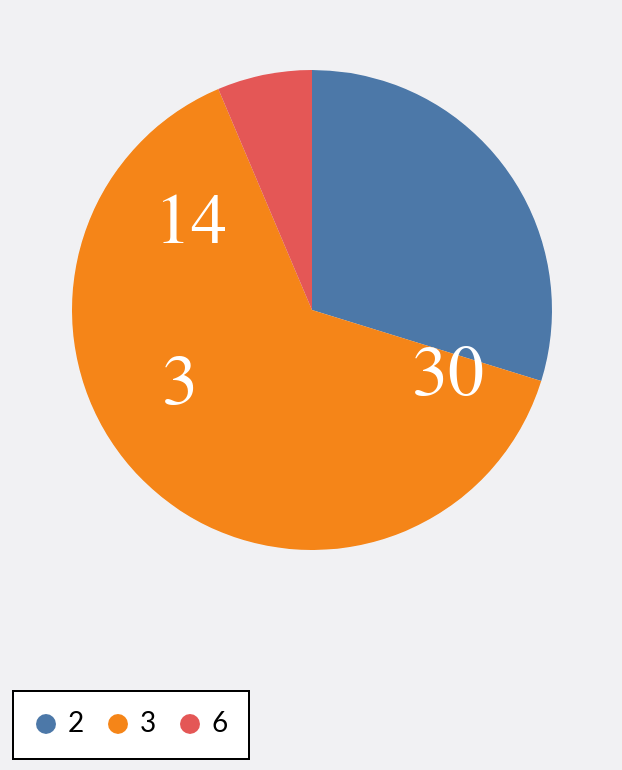

This figure's notebook cell:
### Code cell
p = "Dan Billin"

def squad_pie(p):
    base = (
        alt.Chart(players_agg_df).encode(
            theta=alt.Theta("sum(TotalGames)").stack(True),
            color=alt.Color("Squad:N", scale=squad_scale, legend=alt.Legend(title=None, labelExpr="datum.label + ' XV'"))
        )
        .transform_filter(f"datum.Player === '{p}'")
        .transform_calculate(label="datum.Squad + ' XV'")
    )

    pie = base.mark_arc(outerRadius=120, opacity=0.8)
    text1 = base.mark_text(radius=75, size=36).encode(
        theta=alt.Theta("sum(TotalGames)", stack=True),
        text=alt.Text("sum(TotalGames)"), 
        detail="Squad:N",
        color=alt.value("white")
    )
    text2 = base.mark_text(radius=150, size=24).encode(
        theta=alt.Theta("sum(TotalGames)", stack=True),
        text=alt.Text("label:N"),
        detail="Squad:N",
    )

    return pie + text1 + text2

position_order = ["Prop", "Hooker", "Second Row", "Back Row", "Scrum Half", "Fly Half", "Centre", "Back Three"]
position_color = ["#202947", "#146f14", "#981515", "#b03030"]

def position_pie(p):
    base = (
        alt.Chart(players_df)
        .transform_calculate(posi=f"indexof({position_order}, datum.Position)")
        .encode(
            theta=alt.Theta("count()").stack(True),
            color=alt.Color(
                "Position:N"
                legend=alt.Legend(title=None, orient="bottom", offset=40), 
                scale=alt.Scale()
            )
        )
        .transform_filter(f"datum.Player === '{p}' & isValid(datum.Position)")
    )

    pie = base.mark_arc(outerRadius=120)
    text = base.mark_text(radius=75, size=36).encode(
        theta=alt.Theta("count()", stack=True),
        text=alt.Text("count()"), 
        color=alt.value("white"),
        detail="Position:N"
    )

    return (pie + text).transform_filter(f"datum.Player === '{p}'")

def games(p):
    bar = (
        alt.Chart(players_agg_df).encode(
            x=alt.X("Date:T", title="Date"),
            y=alt.Y("count()", title="Games Played"),
            color=alt.Color("Position:N", scale=position_scale)
        )
        .transform_filter(f"datum.Player === '{p}'")
        .mark_bar()
    )

position_pie(p)
# squad_pie(p)

### Figure 1 — Vega-Lite specification as saved in the notebook (floating-point values rounded to 4 significant figures; data arrays with more than 128 entries replaced by an {"elided": "..."} marker saying what was removed)
{"config": {"axis": {"labelFont": "Lato, sans-serif", "titleFont": "PT Sans Narrow, Helvetica Neue, Helvetica, Arial, sans-serif", "labelFontSize": 13, "titleFontSize": 24, "gridColor": "#202947", "gridOpacity": 0.2}, "header": {"labelFont": "PT Sans Narrow, Helvetica Neue, Helvetica, Arial, sans-serif", "titleFont": "PT Sans Narrow, Helvetica Neue, Helvetica, Arial, sans-serif", "labelFontSize": 24, "titleFontSize": 28, "labelFontWeight": "bold", "orient": "left"}, "legend": {"labelFont": "Lato, sans-serif", "titleFont": "PT Sans Narrow, Helvetica Neue, Helvetica, Arial, sans-serif", "labelFontSize": 14, "titleFontSize": 16, "titlePadding": 5, "fillColor": "white", "strokeColor": "black", "padding": 10, "titleFontWeight": "lighter", "titleFontStyle": "italic", "titleColor": "gray", "offset": 10}, "title": {"font": "PT Sans Narrow, Helvetica Neue, Helvetica, Arial, sans-serif", "fontSize": 48, "fontWeight": "bold", "anchor": "start", "align": "center", "titlePadding": 20, "subtitlePadding": 10, "subtitleFontWeight": "lighter", "subtitleFontSize": 12, "subtitleColor": "", "subtitleFontStyle": "italic", "offset": 15, "color": "black"}, "axisX": {"labelAngle": 0}, "facet": {"title": null, "header": null, "align": {"row": "each", "column": "each"}}, "resolve": {"scale": {"y": "independent", "facet": "independent"}}, "background": "#20294710"}, "layer": [{"mark": {"type": "arc", "outerRadius": 120}, "encoding": {"color": {"field": "posi", "legend": {"offset": 40, "orient": "bottom", "title": null}, "scale": {}, "type": "nominal"}, "theta": {"aggregate": "count", "stack": true, "type": "quantitative"}}, "transform": [{"calculate": "indexof(['Prop', 'Hooker', 'Second Row', 'Back Row', 'Scrum Half', 'Fly Half', 'Centre', 'Back Three'], datum.Position)", "as": "posi"}, {"filter": "datum.Player === 'Dan Billin' & isValid(datum.Position)"}]}, {"mark": {"type": "text", "radius": 75, "size": 36}, "encoding": {"color": {"value": "white"}, "detail": {"field": "Position", "type": "nominal"}, "text": {"aggregate": "count", "type": "quantitative"}, "theta": {"aggregate": "count", "stack": true, "type": "quantitative"}}, "transform": [{"calculate": "indexof(['Prop', 'Hooker', 'Second Row', 'Back Row', 'Scrum Half', 'Fly Half', 'Centre', 'Back Three'], datum.Position)", "as": "posi"}, {"filter": "datum.Player === 'Dan Billin' & isValid(datum.Position)"}]}], "data": {"name": "data-321a1ee5f2b8539d26fe3f318841d185"}, "transform": [{"filter": "datum.Player === 'Dan Billin'"}], "$schema": "https://vega.github.io/schema/vega-lite/v5.17.0.json", "datasets": {"data-321a1ee5f2b8539d26fe3f318841d185": {"elided": "2751 records"}}}
